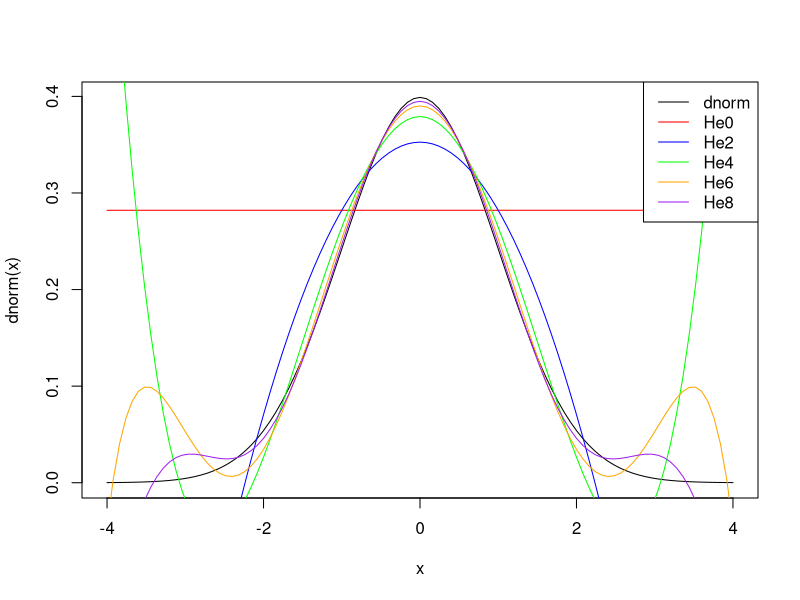
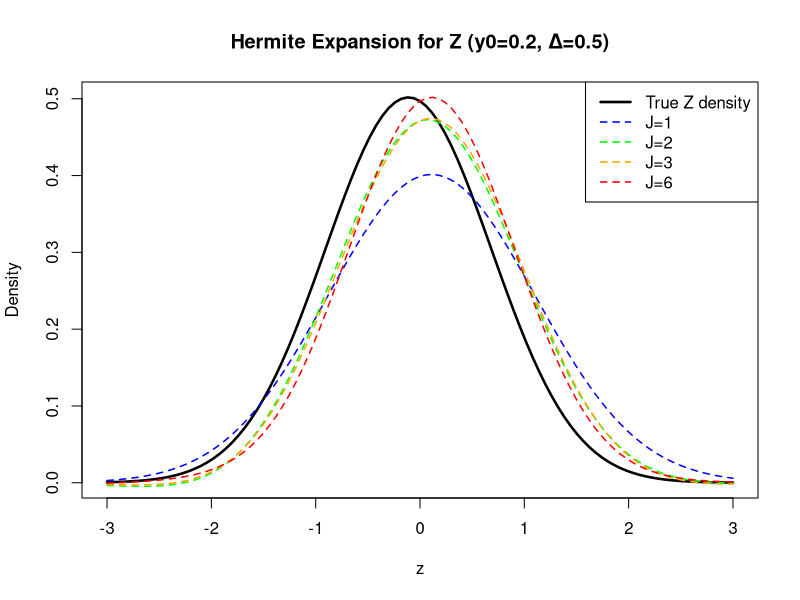
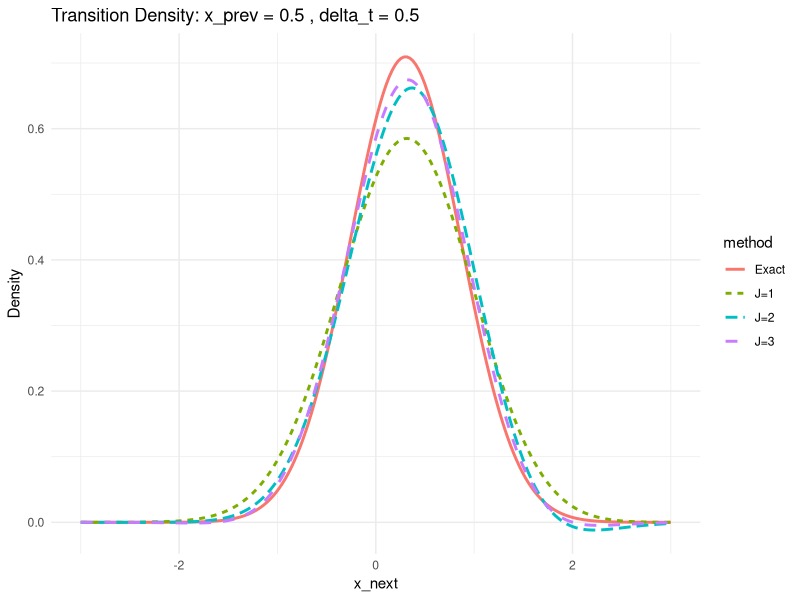

R code for these plots, in order: (Note: this script raises an error after producing the figures.)

# Simultaneously simulate $n$ sample paths
# from a 1-dimensional OU process on the time interval $[0, T]$
# with time-step size $\Delta t$ 
# for user-supplied values of $(n, T, \Delta t, \mu, \nu, \sigma)$

simulate_OU = function(paths, t_end, delta_t, mu, nu, sigma){
  steps = t_end/delta_t
  increments = matrix(rnorm(steps*paths, mean=0, sd=sqrt(delta_t)), nrow=steps, ncol=paths)
  
  X_matrix = matrix(0, nrow=steps+1, ncol=paths)
  
  for (i in (2:(steps+1))){
    X_matrix[i,] = X_matrix[i-1,] + nu*(mu-X_matrix[i-1,])*delta_t + sigma*increments[i-1,]
  }
  return(X_matrix)
}



# plot the transition density of the 1-dimensional OU process
# for user-supplied values of $(n, s, t, x_s, \mu, \nu, \sigma)$

plot_transition_density_OU = function(paths, time_s, time_t, value_s, mu, nu, sigma){
  time_interval = time_t - time_s
  delta_t = 0.01 # default setting
  steps = as.integer(time_interval/delta_t)
  increments = matrix(rnorm(steps*paths, mean=0, sd=sqrt(delta_t)), nrow=steps, ncol=paths)
  
  X_matrix = matrix(value_s, nrow=steps+1, ncol=paths)
  
  for (i in (2:(steps+1))){
    X_matrix[i,] = X_matrix[i-1,] + nu*(mu-X_matrix[i-1,])*delta_t + sigma*increments[i-1,]
  }
  transition_density = X_matrix[nrow(X_matrix),]
  plot(density(transition_density))
}



# Make a plot of the standard normal density
# and superimpose lines for the Hermite polynomial expansion
# with $1, 2, ..., 5$ terms

H0 = function(x){
  return(rep(1, length(x)))
}
H2 = function(x){
  return(x^2 - 1)
}
H4 = function(x){
  return(x^4 - 6*x^2 + 3)
}

H6 = function(x){
  return(x^6 - 15*x^4 + 45*x^2 - 15)
}

H8 = function(x){
  return(x^8 - 28*x^6 + 210*x^4 - 420*x^2 + 105)
}

approx1 = function(x){
  return(1/(2*sqrt(pi))*H0(x))
}

approx3 = function(x){
  return(1/(2*sqrt(pi))*(H0(x) - H2(x)/4))
}

approx5 = function(x){
  return(1/(2*sqrt(pi))*(H0(x) - H2(x)/4 + H4(x)/32))
}

approx7 = function(x){
  return(1/(2*sqrt(pi))*(H0(x) - H2(x)/4 + H4(x)/32 - H6(x)/384))
}

approx9 = function(x){
  return(1/(2*sqrt(pi))*(H0(x) - H2(x)/4 + H4(x)/32 - H6(x)/384 + H8(x)/6144))
}

curve(dnorm(x), from=-4, to=4)
curve(approx1(x), add=TRUE, col="red")
curve(approx3(x), add=TRUE, col="blue")
curve(approx5(x), add=TRUE, col="green")
curve(approx7(x), add=TRUE, col="orange")
curve(approx9(x), add=TRUE, col="purple")

legend("topright", 
       legend=c("dnorm", "He0", "He2", "He4", "He6", "He8"),
       col=c("black", "red", "blue", "green", "orange", "purple"),
       lty=1)



# Make a plot of OU process of Hermite expansion
# compare to the analytic solution
beta = 1
sigma = 1
delta_t = 0.5
y0 = 0.2

# mu_Y(y) = -beta*y
# Y_{t+Δ} | Y_t=y0 ~ N(y0*exp(-beta*Δ), (1-exp(-2*beta*Δ))/(2*beta))
# Z = Δ^{-1/2}(Y_{t+Δ} - y0)

mean_y = y0 * exp(-beta * delta_t)
var_y = (1 - exp(-2 * beta * delta_t)) / (2 * beta)

mean_z = delta_t^(-1/2) * (mean_y - y0)
var_z = delta_t^(-1) * var_y
sd_z = sqrt(var_z)


H0 = function(x) rep(1, length(x))
H1 = function(x) x
H2 = function(x) x^2 - 1
H3 = function(x) x^3 - 3*x
H4 = function(x) x^4 - 6*x^2 + 3
H5 = function(x) x^5 - 10*x^3 + 15*x
H6 = function(x) x^6 - 15*x^4 + 45*x^2 - 15


eta0_3 = 1
eta1_3 = beta*y0*delta_t^(1/2) - (1/2)*beta^2*y0*delta_t^(3/2) + (1/6)*beta^3*y0*delta_t^(5/2)
eta2_3 = ((beta*y0^2-1)*beta*delta_t)/2 + ((-3*beta*y0^2+2)*beta^2*delta_t^2)/6 + ((7*beta*y0^2-4)*beta^3*delta_t^3)/24
eta3_3 = -((-beta*y0^2+3)*beta^2*y0*delta_t^(3/2))/6 - ((3*beta*y0^2-7)*beta^3*y0*delta_t^(5/2))/12
eta4_3 = ((beta^2*y0^4-6*beta*y0^2+3)*beta^2*delta_t^2)/24 + ((-beta^2*y0^4+5*beta*y0^2-2)*beta^3*delta_t^3)/12
eta5_3 = -((-beta^2*y0^4+10*beta*y0^2-15)*beta^3*y0*delta_t^(5/2))/120
eta6_3 = ((beta^3*y0^6-15*beta^2*y0^4-15+45*beta*y0^2)*beta^3*delta_t^3)/720


phi = function(x) exp(-x^2/2) / sqrt(2*pi)

approx0 = function(x) phi(x) * eta0_3 * H0(x)
approx1 = function(x) phi(x) * (eta0_3*H0(x) + eta1_3*H1(x))
approx2 = function(x) phi(x) * (eta0_3*H0(x) + eta1_3*H1(x) + eta2_3*H2(x))
approx3 = function(x) phi(x) * (eta0_3*H0(x) + eta1_3*H1(x) + eta2_3*H2(x) + eta3_3*H3(x))
approx4 = function(x) phi(x) * (eta0_3*H0(x) + eta1_3*H1(x) + eta2_3*H2(x) + eta3_3*H3(x) + eta4_3*H4(x))
approx5 = function(x) phi(x) * (eta0_3*H0(x) + eta1_3*H1(x) + eta2_3*H2(x) + eta3_3*H3(x) + eta4_3*H4(x) + eta5_3*H5(x))
approx6 = function(x) phi(x) * (eta0_3*H0(x) + eta1_3*H1(x) + eta2_3*H2(x) + eta3_3*H3(x) + eta4_3*H4(x) + eta5_3*H5(x) + eta6_3*H6(x))



true_density_z = function(z) dnorm(z, mean = mean_z, sd = sd_z)

curve(true_density_z(x), from=-3, to=3, col="black", lwd=2.5, 
      ylab="Density", xlab="z", 
      main=paste0("Hermite Expansion for Z (y0=", y0, ", Δ=", delta_t, ")"))
curve(approx1(x), add=TRUE, col="blue", lwd=1.5, lty=2)
curve(approx2(x), add=TRUE, col="green", lwd=1.5, lty=2)
curve(approx3(x), add=TRUE, col="orange", lwd=1.5, lty=2)
curve(approx6(x), add=TRUE, col="red", lwd=1.5, lty=2)

legend("topright", 
       legend=c("True Z density", "J=1", "J=2", "J=3", "J=6"),
       col=c("black", "blue", "green", "orange", "red"),
       lwd=c(2.5, 1.5, 1.5, 1.5, 1.5),
       lty=c(1, 2, 2, 2, 2))




# time varying coefficients
beta = 1
sigma = 1
delta_t = 0.5
y0 = 0
n_steps = 100
n_paths = 50
J = 3

# Hermite polynomials
H0 = function(x) rep(1, length(x))
H1 = function(x) x
H2 = function(x) x^2 - 1
H3 = function(x) x^3 - 3*x
H4 = function(x) x^4 - 6*x^2 + 3
H5 = function(x) x^5 - 10*x^3 + 15*x
H6 = function(x) x^6 - 15*x^4 + 45*x^2 - 15

compute_eta = function(y_current, delta_t, beta, sigma) {
  eta = numeric(7)
  # J=0, K=3
  eta[1] = 1
  
  # eta, J=1, K=3
  eta[2] = -beta*y_current*delta_t^(1/2) + 
    (1/2)*beta^2*y_current*delta_t^(3/2) - 
    (1/6)*beta^3*y_current*delta_t^(5/2)
  
  # J=2, K=3
  eta[3] = ((beta*y_current^2-1)*beta*delta_t)/2 + 
    ((-3*beta*y_current^2+2)*beta^2*delta_t^2)/6 + 
    ((7*beta*y_current^2-4)*beta^3*delta_t^3)/24
  
  # J=3, K=3
  eta[4] = ((-beta*y_current^2+3)*beta^2*y_current*delta_t^(3/2))/6 + 
    ((3*beta*y_current^2-7)*beta^3*y_current*delta_t^(5/2))/12
  
  # J=4, K=3
  eta[5] = ((beta^2*y_current^4-6*beta*y_current^2+3)*beta^2*delta_t^2)/24 + 
    ((-beta^2*y_current^4+5*beta*y_current^2-2)*beta^3*delta_t^3)/12
  
  # J=5, K=3
  eta[6] = ((-beta^2*y_current^4+10*beta*y_current^2-15)*beta^3*y_current*delta_t^(5/2))/120
  
  # J=6, K=3
  eta[7] = ((beta^3*y_current^6-15*beta^2*y_current^4-15+45*beta*y_current^2)*beta^3*delta_t^3)/720
  
  return(eta)
}


# hermite density
hermite_density = function(x_next, x_prev, delta_t, beta, sigma, J){
  y_next = x_next / sigma
  y_prev = x_prev / sigma  
  
  z = (y_next - y_prev)/sqrt(delta_t)
  
  phi_z = exp(-z^2/2) / sqrt(2*pi)
  H_values = c(H0(z), H1(z), H2(z), H3(z), H4(z), H5(z), H6(z))
  
  eta = compute_eta(y_current = y_prev, delta_t = delta_t, beta = beta, sigma = sigma)
  
  sum_val = sum(eta[1:(J+1)] * H_values[1:(J+1)])
  
  p_z = phi_z * sum_val
  p_y = p_z / sqrt(delta_t)
  p_x = p_y / sigma
  return(p_x)
}



exact_density = function(x_next, x_prev, delta_t, beta, sigma) {
  mu = x_prev * exp(-beta * delta_t)
  var = sigma^2 * (1 - exp(-2 * beta * delta_t)) / (2 * beta)
  dnorm(x_next, mean = mu, sd = sqrt(var))
}

library(ggplot2)

x_prev = 0.5
x_range = seq(-3, 3, length.out = 200)

density_exact = sapply(x_range, function(x) {
  exact_density(x, x_prev, delta_t, beta, sigma)
})

density_hermite_J1 = sapply(x_range, function(x) {
  hermite_density(x, x_prev, delta_t, beta, sigma, J = 1)
})

density_hermite_J2 = sapply(x_range, function(x) {
  hermite_density(x, x_prev, delta_t, beta, sigma, J = 2)
})

density_hermite_J3 = sapply(x_range, function(x) {
  hermite_density(x, x_prev, delta_t, beta, sigma, J = 3)
})

df = data.frame(
  x = rep(x_range, 4),
  density = c(density_exact, density_hermite_J1, 
              density_hermite_J2, density_hermite_J3),
  method = rep(c("Exact", "J=1", "J=2", "J=3"), each = length(x_range))
)

ggplot(df, aes(x = x, y = density, color = method, linetype = method)) +
  geom_line(linewidth = 1) +
  labs(title = paste("Transition Density: x_prev =", x_prev, 
                     ", delta_t =", delta_t),
       x = "x_next", y = "Density") +
  theme_minimal()

errors = data.frame(
  J = 1:3,
  max_error = c(
    max(abs(density_hermite_J1 - density_exact)),
    max(abs(density_hermite_J2 - density_exact)),
    max(abs(density_hermite_J3 - density_exact))
  ),
  mean_error = c(
    mean(abs(density_hermite_J1 - density_exact)),
    mean(abs(density_hermite_J2 - density_exact)),
    mean(abs(density_hermite_J3 - density_exact))
  )
)

print("Approximation Errors:")
print(errors)






# test
x_next = 0.5

p_approx = hermite_density(x_next, y0, delta_t, beta, sigma, J)

# exact density
mean_exact = y0 * exp(-beta * delta_t)
var_exact = sigma^2 / (2*beta) * (1 - exp(-2*beta*delta_t))
p_exact = dnorm(x, mean = mean_exact, sd = sqrt(var_exact))

cat("approx density:", p_approx, "\n")
cat("exact density:", p_exact, "\n")
cat("relative error:", abs(p_approx - p_exact) / p_exact * 100, "%\n")
